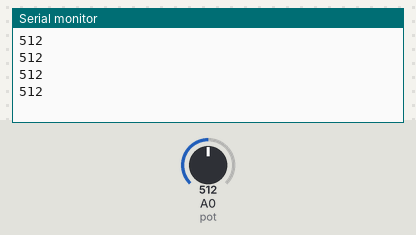
Recording of a sketch running on a simulated Arduino Uno, built with avr-gcc and run on an emulated ATmega328P. Shown: the last lines printed to the serial monitor. Inputs (shaded band) come from the test bench; at power-on: A0 (pot) = 512.

Above: at 1.2 s.
1.3 s: A0 (pot) set to 716
At 1.71 s:
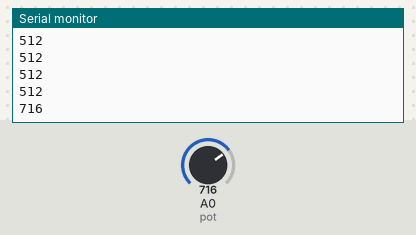
2.8 s: A0 (pot) set to 900
At 2.91 s:
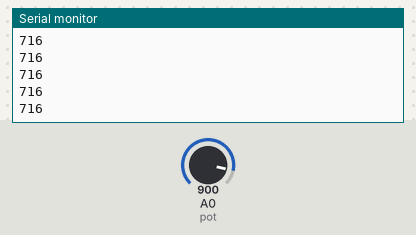
Timing chart, 0 to 5.8 s (numbered marks = the images above; inputs shaded):
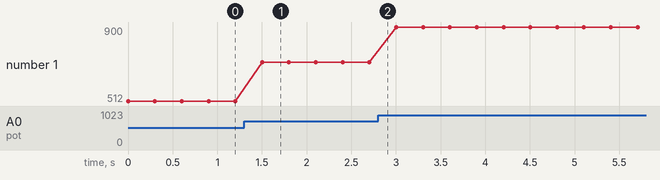

The sketch:

pot.ino
```cpp
//YouTube|Tech at Home

int pot=A0;
int input=0;

void setup()
{
  Serial.begin(9600);
  pinMode(A0,INPUT);

}

void loop()
{

  input=analogRead(pot);
  Serial.println(input);
  delay(300);

}
```

Measured:
- after the input at 1.3 s, the serial monitor: prints a new line after 0.20 s (image 1)
- plotted number 1: 512 → 716 after the input at 1.3 s, 716 → 900 after the input at 2.8 s
